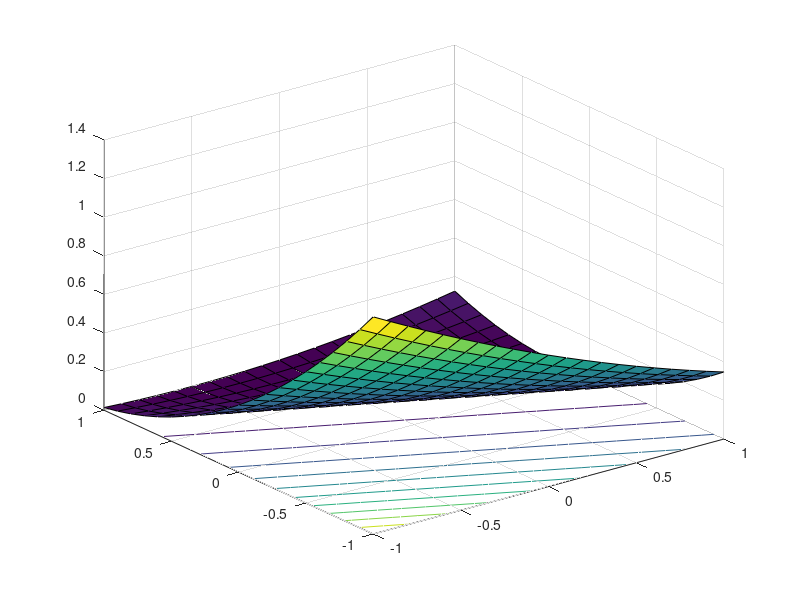

Write the MATLAB code that produced this figure. (Note: this script raises an error after producing the figure.)
%% Sample 11-3
%% 画像ノイズ除去
% 正規方程式
% 
% 画像処理特論
% 
% 村松 正吾 
% 
% 動作確認: MATLAB R2020a
%% Image denoising
% Normal equation
% 
% Advanced Topics in Image Processing
% 
% Shogo MURAMATSU
% 
% Verified: MATLAB R2020a
% 準備
% (Preparation)

close all
%% 問題設定
% (Problem setting)
% 
% $$\hat{\mathbf{s}}=\arg\min_{\mathbf{s}}\frac{1}{2}\|\mathbf{v}-\mathbf{Ds}\|_2^2+\frac{\lambda}{2}\|\mathbf{s}\|_2^2$$
%% 
% * $\mathbf{D} = \left(\begin{array}{cc} \frac{2}{3} & \frac{1}{3}\end{array}\right)\colon\quad 
% \mathbb{R}^2\rightarrow\mathbb{R}^1$
% * $\mathbf{v}=\frac{1}{2}\in\mathbb{R}^1$
% * $\lambda\in[0,\infty)$
% * $\mathbf{s}\in\mathbb{R}^2$

D = [2 1]/3;
v = 0.5;
% 関数プロット
% (Function plot)

% Function settings
f = @(s0,s1) 0.5*(v-(D(1)*s0+D(2)*s1)).^2; % Fidelity term
r = @(s0,s1) 0.5*(s0.^2+s1.^2); % Regularizer
% Variable settings
s0 = linspace(-1,1,21);
s1 = linspace(-1,1,21);
[S0,S1] = ndgrid(s0,s1);
% Evaluation
F = f(S0,S1);
R = r(S0,S1);
% Surfc plot of the fidelity
figure(1)
hf = surfc(s0,s1,F);
hf(1).FaceAlpha = 0.125;
hf(1).FaceColor = 'green';
hf(1).EdgeAlpha = 0.25;
hf(2).LineWidth = 1;
set(gca,'YDir','reverse');
hold on
% Surfc plot of the regularizer
hg = surfc(s0,s1,R);
hg(1).FaceAlpha = 0.125;
hg(1).FaceColor = 'blue';
hg(1).EdgeAlpha = 0.25;
hg(2).LineWidth = 1;
xlabel('s_1')
ylabel('s_0')
% 正規方程式とその解
% (Normal Equation and its Solution)
% 
% 正規方程式 (Normal equation)
% 
% $$(\mathbf{D}^T\mathbf{D}+\lambda\mathbf{I})\mathbf{s}=\mathbf{D}^T\mathbf{v}$$
% 
% 解 (Solution)
% 
% $$\hat{\mathbf{s}}=(\mathbf{D}^T\mathbf{D}+\lambda\mathbf{I})^{-1}\mathbf{D}^T\mathbf{v}$$

% Evaluation values for λ
lmdset = logspace(-1,1,3);
idx = 1;
s = zeros(size(D,2),length((lmdset)));
for lambda = lmdset
    s(:,idx) = (D.'*D+lambda*eye(2))\(D.'*v); 
    ht = text(s(2,idx)+.1,s(1,idx)-.2,['\lambda=' num2str(lambda)]);
    ht.FontSize = 12;
    idx = idx+1;
end
%% 
% 解のプロット (Solution plot)

hp = plot(s(2,:),s(1,:));
hp.Marker = 'o';
hp.MarkerSize = 6;
hp.MarkerEdgeColor = 'r';
hp.MarkerFaceColor = 'r';
hp.Color = 'r';
hp.LineWidth = 2;
hp.LineStyle = ':';
hp.Visible = true;
hold off
%% 
% © Copyright, Shogo MURAMATSU, All rights reserved.